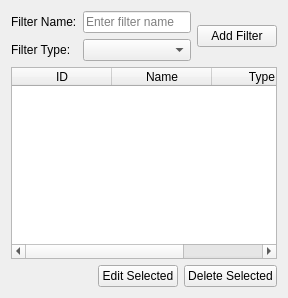
<?xml version="1.0" encoding="UTF-8"?>
<ui version="4.0">
 <class>FilterTab</class>
 <widget class="QWidget" name="FilterTab">
  <layout class="QVBoxLayout" name="verticalLayout">
   <item>
    <layout class="QGridLayout" name="gridLayout">
     <item row="0" column="0">
      <widget class="QLabel" name="nameLabel">
       <property name="text">
        <string>Filter Name:</string>
       </property>
      </widget>
     </item>
     <item row="0" column="1">
      <widget class="QLineEdit" name="nameLineEdit">
       <property name="placeholderText">
        <string>Enter filter name</string>
       </property>
      </widget>
     </item>
     <item row="1" column="0">
      <widget class="QLabel" name="typeLabel">
       <property name="text">
        <string>Filter Type:</string>
       </property>
      </widget>
     </item>
     <item row="1" column="1">
      <widget class="QComboBox" name="typeComboBox">
       <property name="editable">
        <bool>false</bool>
       </property>
      </widget>
     </item>
     <item row="0" column="2" rowspan="2">
      <widget class="QPushButton" name="addFilterButton">
       <property name="text">
        <string>Add Filter</string>
       </property>
      </widget>
     </item>
    </layout>
   </item>
   <item>
    <widget class="QTableWidget" name="filtersTable">
     <property name="editTriggers">
      <set>QAbstractItemView::NoEditTriggers</set>
     </property>
     <property name="selectionBehavior">
      <enum>QAbstractItemView::SelectRows</enum>
     </property>
     <property name="selectionMode">
      <enum>QAbstractItemView::SingleSelection</enum>
     </property>
     <property name="alternatingRowColors">
      <bool>true</bool>
     </property>
     <column>
      <property name="text">
       <string>ID</string>
      </property>
     </column>
     <column>
      <property name="text">
       <string>Name</string>
      </property>
     </column>
     <column>
      <property name="text">
       <string>Type</string>
      </property>
     </column>
    </widget>
   </item>
   <item>
    <layout class="QHBoxLayout" name="horizontalLayout">
     <item>
      <spacer name="horizontalSpacer">
       <property name="orientation">
        <enum>Qt::Horizontal</enum>
       </property>
       <property name="sizeHint" stdset="0">
        <size>
         <width>40</width>
         <height>20</height>
        </size>
       </property>
      </spacer>
     </item>
     <item>
      <widget class="QPushButton" name="editFilterButton">
       <property name="text">
        <string>Edit Selected</string>
       </property>
      </widget>
     </item>
     <item>
      <widget class="QPushButton" name="deleteFilterButton">
       <property name="text">
        <string>Delete Selected</string>
       </property>
      </widget>
     </item>
    </layout>
   </item>
  </layout>
 </widget>
 <resources/>
 <connections/>
</ui>
